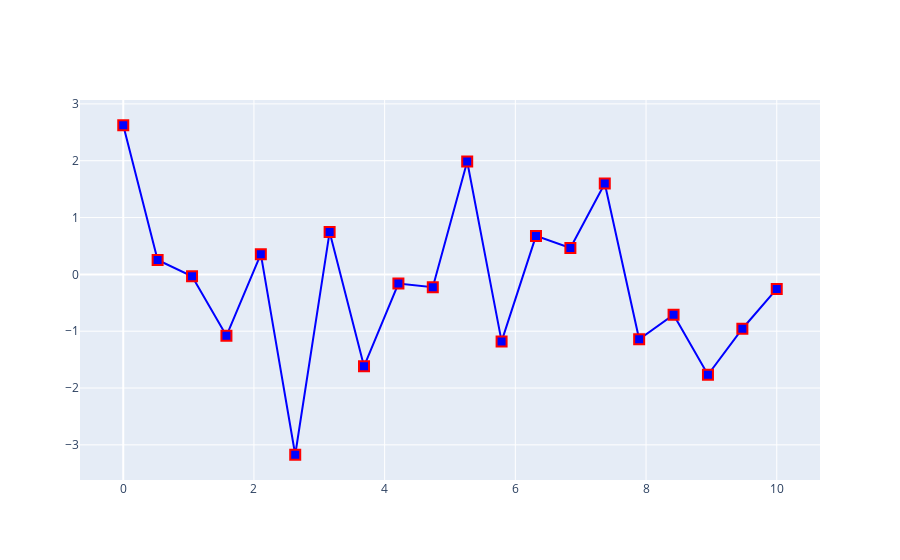

The notebook cell this image was saved under:
### Markdown cell above
Using the documentation, updating traces and the magic underscore notation

### Code cell
# trace_settings = {
#     'mode' : 'lines+markers',
#     'marker': {
#         'color' : 'blue',
#         'symbol' : 'square',
#         'size' : 10,
#         'line' : {
#             'color' : 'red',
#             'width' : 2
#         }
#     }
# }

#fig.update_traces(trace_settings)
fig.update_traces(mode = 'lines+markers', 
                  marker_color = 'blue',
                  marker_symbol = 'square',
                  marker_size = 10,
                  marker_line_color = 'red',
                  marker_line_width = 2 
                 )

# Can also edit attributes directly
#fig.data[0].marker.color = 'red'

fig.show()

### Figure 1 — Plotly figure (JSON) as saved in the notebook; plotly's stock layout.template omitted (floating-point values rounded to 4 significant figures)
{"data": [{"marker": {"color": "blue", "line": {"color": "red", "width": 2}, "size": 10, "symbol": "square"}, "mode": "lines+markers", "name": "trace1", "type": "scatter", "x": [0, 0.5263, 1.053, 1.579, 2.105, 2.632, 3.158, 3.684, 4.211, 4.737, 5.263, 5.789, 6.316, 6.842, 7.368, 7.895, 8.421, 8.947, 9.474, 10], "y": [2.624, 0.2529, -0.03289, -1.081, 0.356, -3.174, 0.7449, -1.618, -0.162, -0.2249, 1.985, -1.18, 0.6771, 0.4638, 1.6, -1.141, -0.7096, -1.766, -0.9566, -0.2563]}], "layout": {"autosize": true, "xaxis": {"autorange": true, "range": [-0.6311, 10.63], "type": "linear"}, "yaxis": {"autorange": true, "range": [-3.671, 3.121], "type": "linear"}}}
